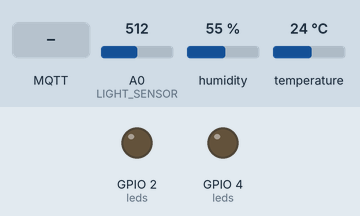
Recording of a sketch running on a simulated ESP8266 (NodeMCU). Shown: output pins drawn as LEDs (lit = HIGH). The inputs (shaded band) are chosen by the test bench; at power-on: A0 (LIGHT_SENSOR) = 512, humidity 55 %, temperature 24 °C. WiFi joins after 1.5 s; servers stay silent unless stated; no MQTT or app messages arrive unless stated; what the sketch prints to the serial monitor is not drawn.

Above: at 2.7 s.
2.8 s: MQTT message "on" arrives on the first subscribed topic
At 4.6 s:
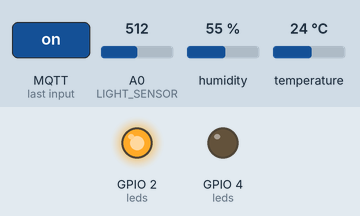
5.0 s: MQTT message "on" arrives on the second subscribed topic
At 6.1 s:
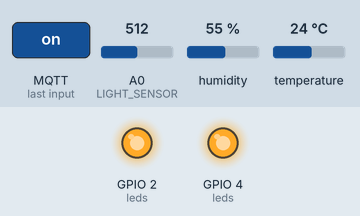
7.1 s: MQTT message "off" arrives on the first subscribed topic
At 8.8 s:
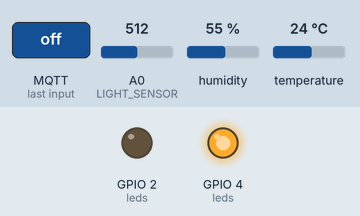
Timing chart, 0 to 10.3 s (numbered marks = the images above; inputs shaded):
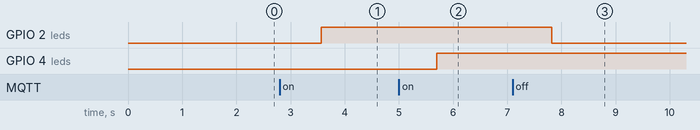

Measured:
- after the input at 2.8 s, GPIO 2 (leds): LOW → HIGH after 0.77 s
- after the input at 5.0 s, GPIO 4 (leds): LOW → HIGH after 0.70 s
- after the input at 7.1 s, GPIO 2 (leds): HIGH → LOW after 0.73 s

The sketch:

arduino.ino
```cpp
#include <DHT.h>
#include <ESP8266WiFi.h>
#include <PubSubClient.h>
#include <ArduinoJson.h>

#define DHTPIN 14  // Chân dữ liệu của cảm biến DHT11
#define DHTTYPE DHT11
#define LIGHT_SENSOR A0  // Chân analog của cảm biến ánh sáng

DHT dht(DHTPIN, DHTTYPE);

// Thiết lập kết nối Wi-Fi
const char* ssid = "ssid";
const char* password = "123456781";

// Thiết lập thông tin MQTT broker
const char* mqtt_broker = "192.168.175.214";
// IPAddress mqtt_broker;

const int mqtt_port = 1883;
const char* mqtt_sensor_topic = "esp8266/sensor";

struct Led {
  int pin;
  const char* topic;
  bool state;
};

// Danh sách các đèn được cấu hình
Led leds[] = {
  // pin, kênh, trạng thái khởi tạo
  { 2, "esp8266/led1", false },
  { 4, "esp8266/led2", false },
  // { 5, "esp8266/led3", false },
  // {6, "esp8266/led4", false},
  // Thêm các đèn khác ở đây nếu cần
};

WiFiClient espClient;
PubSubClient client(espClient);

void setup() {
  // Khởi động kết nối Wi-Fi
  Serial.begin(115200);
  delay(10);
  WiFi.begin(ssid, password);

  while (WiFi.status() != WL_CONNECTED) {
    delay(500);
    Serial.print(".");
  }
  Serial.println("Kết nối WiFi thành công");

  // Lấy địa chỉ IP của máy tính
  // Khởi tạo đèn theo mảng leds
  for (int i = 0; i < sizeof(leds) / sizeof(leds[0]); i++) {
    pinMode(leds[i].pin, OUTPUT);
    digitalWrite(leds[i].pin, LOW);  // Tắt đèn ban đầu
    client.subscribe(leds[i].topic);
    Serial.println(leds[i].topic);
  }

  // Kết nối đến MQTT broker
  client.setServer(mqtt_broker, mqtt_port);
  client.setCallback(callback);
  reconnect();
}

void loop() {
  delay(2000);
  client.loop();
  delay(100);  // Delay for a short period in each loop iteration

  // Đọc dữ liệu từ cảm biến DHT11 và cảm biến ánh sáng
  float humidity = dht.readHumidity();
  float temperature = dht.readTemperature();
  int lightValue = analogRead(LIGHT_SENSOR);


  // Tạo đối tượng JSON
  StaticJsonDocument<200> jsonDoc;
  jsonDoc["humidity"] = humidity;
  jsonDoc["temperature"] = temperature;
  jsonDoc["light"] = lightValue;

  // Đặt trạng thái của đèn trong JSON
  for (int i = 0; i < sizeof(leds) / sizeof(leds[0]); i++) {
    jsonDoc[leds[i].topic] = leds[i].state;
  }

  // Chuyển đối tượng JSON thành chuỗi JSON
  String jsonString;
  serializeJson(jsonDoc, jsonString);

  // Gửi chuỗi JSON tới MQTT topic
  client.publish(mqtt_sensor_topic, jsonString.c_str());

  // In ra màn hình Serial (tùy chọn)
  Serial.println(jsonString);
}

void callback(char* topic, byte* payload, unsigned int length) {
  Serial.println("-----------------------");
  Serial.println();
  Serial.print("Message arrived in topic: ");
  Serial.println(topic);
  Serial.print("Message: ");
  String message;
  for (int i = 0; i < length; i++) {
    message += (char)payload[i];  // Convert *byte to string
  }
  Serial.print(message);

  // Tìm đèn tương ứng và thay đổi trạng thái
  for (int i = 0; i < sizeof(leds) / sizeof(leds[0]); i++) {
    if (strcmp(topic, leds[i].topic) == 0) {
      if (message == "on" && !leds[i].state) {
        digitalWrite(leds[i].pin, HIGH);  // Bật đèn
        leds[i].state = true;
      } else if (message == "off" && leds[i].state) {
        digitalWrite(leds[i].pin, LOW);  // Tắt đèn
        leds[i].state = false;
      }
    }
  }

  Serial.println();
  Serial.println("-----------------------");
}

void reconnect() {
  // Kết nối lại tới MQTT broker
  while (!client.connected()) {
    Serial.print("Kết nối tới MQTT broker...");
    if (client.connect("ESP8266Client")) {
      Serial.println("Kết nối MQTT thành công");
      // Đăng ký lại cho tất cả các đèn khi kết nối lại
      for (int i = 0; i < sizeof(leds) / sizeof(leds[0]); i++) {
        client.subscribe(leds[i].topic);
      }
    } else {
      Serial.print("Kết nối MQTT thất bại. Thử lại sau 5 giây...");
      delay(5000);
    }
  }
}
```
